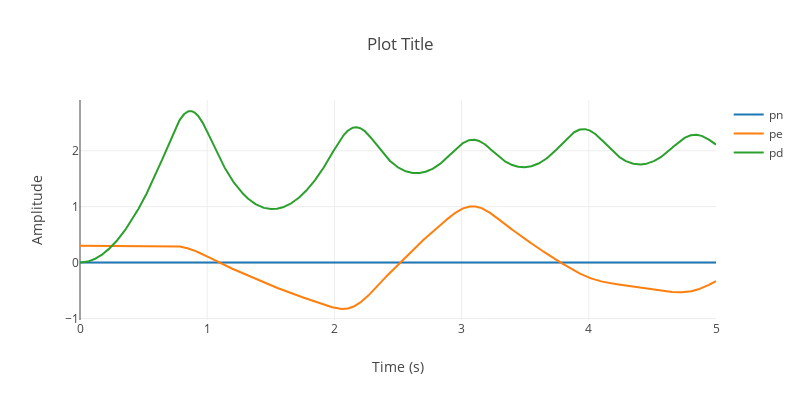

The notebook cell this image was saved under:
### Code cell
use plotly::*;
// Plot position vs. time
let mut plot = Plot::new();

// let trace = Scatter::new(time.clone(), roll.clone())
//     .mode(plotly::common::Mode::Lines)
//     .name("roll");
// plot.add_trace(trace);
// let trace = Scatter::new(time.clone(), pitch.clone())
//     .mode(plotly::common::Mode::Lines)
//     .name("pitch");
// plot.add_trace(trace);
// let trace = Scatter::new(time.clone(), yaw.clone())
//     .mode(plotly::common::Mode::Lines)
//     .name("yaw");
// plot.add_trace(trace);
let trace = Scatter::new(time.clone(), pn.clone())
    .mode(plotly::common::Mode::Lines)
    .name("pn");
plot.add_trace(trace);
let trace = Scatter::new(time.clone(), pe.clone())
    .mode(plotly::common::Mode::Lines)
    .name("pe");
plot.add_trace(trace);
let trace = Scatter::new(time.clone(), pd.clone())
    .mode(plotly::common::Mode::Lines)
    .name("pd");
plot.add_trace(trace);

// Set layout properties
let layout = Layout::new()
    .title("Plot Title")
    .x_axis(plotly::layout::Axis::new().title("Time (s)"))
    .y_axis(plotly::layout::Axis::new().title("Amplitude"))
    .height(400)
    .width(800);

plot.set_layout(layout);
plot.lab_display();

### Figure 1 — Plotly figure (JSON) as saved in the notebook; plotly's stock layout.template omitted (floating-point values rounded to 4 significant figures; data arrays with more than 128 entries replaced by an {"elided": "..."} marker saying what was removed)
{"data": [{"mode": "lines", "name": "pn", "type": "scatter", "x": {"elided": "5001 float values"}, "y": {"elided": "5001 float values"}}, {"mode": "lines", "name": "pe", "type": "scatter", "x": {"elided": "5001 float values"}, "y": {"elided": "5001 float values"}}, {"mode": "lines", "name": "pd", "type": "scatter", "x": {"elided": "5001 float values"}, "y": {"elided": "5001 float values"}}], "layout": {"height": 400, "title": {"text": "Plot Title"}, "width": 800, "xaxis": {"autorange": true, "range": [0, 5.0], "title": {"text": "Time (s)"}, "type": "linear"}, "yaxis": {"autorange": true, "range": [-1.026, 2.908], "title": {"text": "Amplitude"}, "type": "linear"}}}
